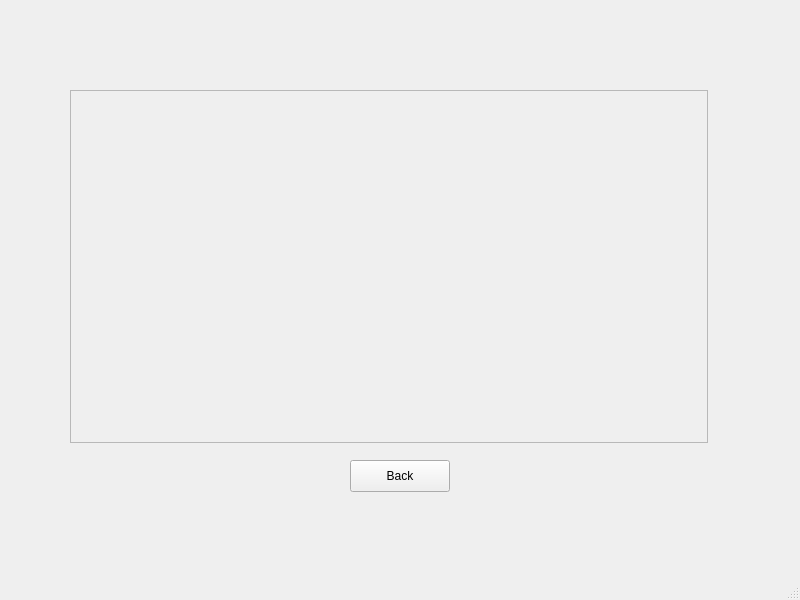
<?xml version="1.0" encoding="UTF-8"?>
<ui version="4.0">
 <class>MainWindow</class>
 <widget class="QMainWindow" name="MainWindow">
  <property name="geometry">
   <rect>
    <x>0</x>
    <y>0</y>
    <width>800</width>
    <height>600</height>
   </rect>
  </property>
  <property name="windowTitle">
   <string>MainWindow</string>
  </property>
  <widget class="QWidget" name="centralwidget">
   <widget class="QPushButton" name="backButton">
    <property name="geometry">
     <rect>
      <x>350</x>
      <y>460</y>
      <width>100</width>
      <height>32</height>
     </rect>
    </property>
    <property name="text">
     <string>Back</string>
    </property>
   </widget>
   <widget class="QFrame" name="frame">
    <property name="geometry">
     <rect>
      <x>70</x>
      <y>90</y>
      <width>638</width>
      <height>353</height>
     </rect>
    </property>
    <property name="frameShape">
     <enum>QFrame::StyledPanel</enum>
    </property>
    <property name="frameShadow">
     <enum>QFrame::Raised</enum>
    </property>
    <layout class="QVBoxLayout" name="verticalLayout">
     <item>
      <widget class="QLabel" name="label">
       <property name="text">
        <string/>
       </property>
       <property name="pixmap">
        <pixmap>parse Table 2.jpg</pixmap>
       </property>
      </widget>
     </item>
    </layout>
   </widget>
  </widget>
  <widget class="QMenuBar" name="menubar">
   <property name="geometry">
    <rect>
     <x>0</x>
     <y>0</y>
     <width>800</width>
     <height>22</height>
    </rect>
   </property>
  </widget>
  <widget class="QStatusBar" name="statusbar"/>
 </widget>
 <resources/>
 <connections/>
</ui>
